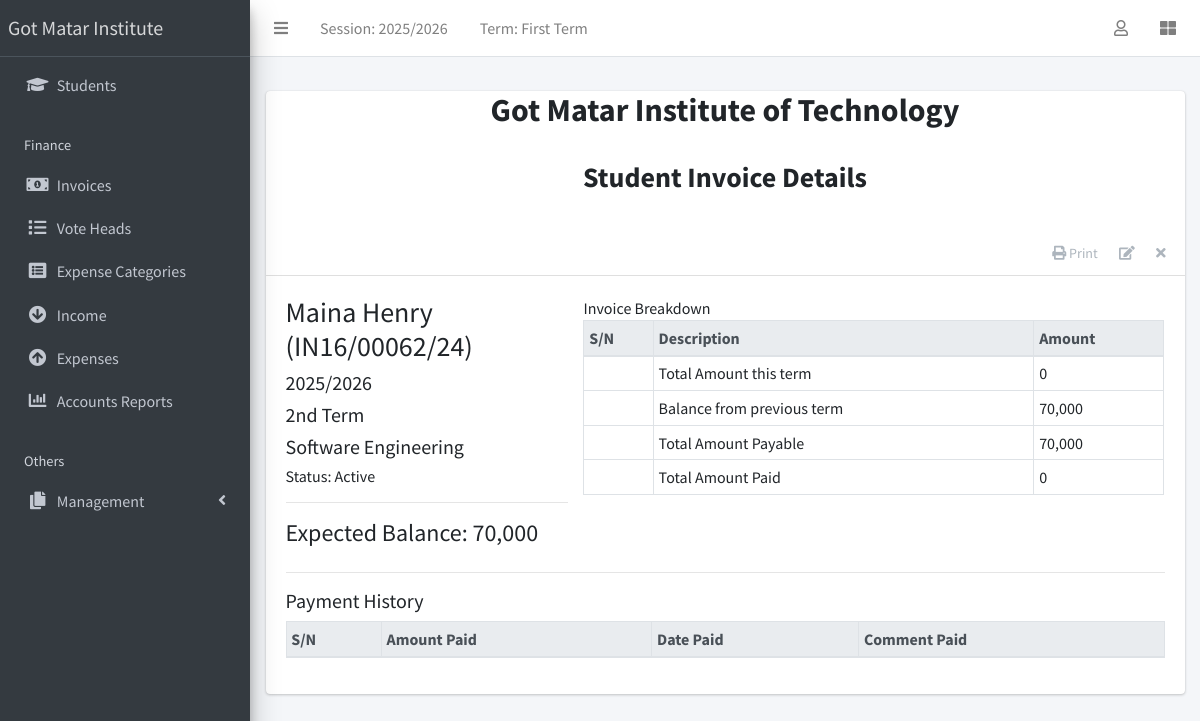
The app's page /finance/34/detail/ (signed in) with its own data.
### apps/corecode/models.py (models this page shows)
class AcademicSession(models.Model):
    name = models.CharField(max_length=200, unique=True)
    current = models.BooleanField(default=True)
    class Meta:
        ordering = ["-name"]
    def __str__(self):
        return self.name

class AcademicTerm(models.Model):
    name = models.CharField(max_length=20, unique=True)
    current = models.BooleanField(default=True)
    class Meta:
        ordering = ["name"]
    def __str__(self):
        return self.name

class StudentClass(models.Model):
    name = models.CharField(max_length=200, unique=True)
    class Meta:
        verbose_name = "Class"
        verbose_name_plural = "Classes"
        ordering = ["name"]
    def __str__(self):
        return self.name

### apps/finance/models.py (models this page shows, shortened)
class Invoice(models.Model):
    student = models.ForeignKey(Student, on_delete=models.CASCADE)
    session = models.ForeignKey(AcademicSession, on_delete=models.CASCADE)
    term = models.ForeignKey(AcademicTerm, on_delete=models.CASCADE)
    class_for = models.ForeignKey(StudentClass, on_delete=models.CASCADE)
    balance_from_previous_term = models.IntegerField(default=0)
    status = models.CharField(
        max_length=20,
        choices=[("active", "Active"), ("closed", "Closed")],
        default="active",
    )
    class Meta:
        ordering = ["student", "term"]
    def __str__(self):
        return f"{self.student}"
    def balance(self):
        payable = Decimal(self.total_amount_payable())
        paid = Decimal(self.total_amount_paid())
        bal = payable - paid
        return bal if bal >= Decimal('0.00') else Decimal('0.00')
    def amount_payable(self):
        items = InvoiceItem.objects.filter(invoice=self)
        total = 0
        for item in items:
            total += item.amount
        return total
    def total_amount_payable(self):
        return self.balance_from_previous_term + self.amount_payable()
    def total_amount_paid(self):
        receipts = Receipt.objects.filter(invoice=self)
        amount = 0
        for receipt in receipts:
            amount += receipt.amount_paid
        return amount

### apps/students/models.py (models this page shows, shortened)
class Student(models.Model):
    STATUS_CHOICES = [("active", "Active"), ("inactive", "Inactive")]
    GENDER_CHOICES = [("male", "Male"), ("female", "Female")]
    current_status = models.CharField(
        max_length=10, choices=STATUS_CHOICES, default="active"
    )
    registration_number = models.CharField(max_length=200, unique=True)
    surname = models.CharField(max_length=200)
    firstname = models.CharField(max_length=200)
    other_name = models.CharField(max_length=200, blank=True)
    gender = models.CharField(max_length=10, choices=GENDER_CHOICES, default="male")
    date_of_birth = models.DateField(default=timezone.now)
    current_class = models.ForeignKey(
        StudentClass, on_delete=models.SET_NULL, blank=True, null=True
    )
    date_of_admission = models.DateField(default=timezone.now)
    mobile_num_regex = RegexValidator(
        regex="^[0-9]{10,15}$", message="Entered mobile number isn't in a right format!"
    )
    parent_mobile_number = models.CharField(
        validators=[mobile_num_regex], max_length=13, blank=True
    )
    address = models.TextField(blank=True)
    others = models.TextField(blank=True)
    passport = models.ImageField(blank=True, upload_to="students/passports/")
    class Meta:
        ordering = ["surname", "firstname", "other_name"]
    def __str__(self):
        return f"{self.surname} {self.firstname} {self.other_name} ({self.registration_number})"

### apps/finance/views.py (the view)
# urls.py: path("<int:pk>/detail/", InvoiceDetailView.as_view(), name="invoice-detail"),
class InvoiceDetailView(LoginRequiredMixin, DetailView):
    model = Invoice
    fields = "__all__"
    def get_context_data(self, **kwargs):
        context = super(InvoiceDetailView, self).get_context_data(**kwargs)
        context["receipts"] = Receipt.objects.filter(invoice=self.object)
        context["items"] = InvoiceItem.objects.filter(invoice=self.object)
        return context

### apps/corecode/context_processors.py (called while the page is built)
def site_defaults(request):
    current_session = AcademicSession.objects.get(current=True)
    current_term = AcademicTerm.objects.get(current=True)
    vals = SiteConfig.objects.all()
    contexts = {
        "current_session": current_session.name,
        "current_term": current_term.name,
        "main_college_system_url": settings.MAIN_COLLEGE_SYSTEM_URL,
    }
    for val in vals:
        contexts[val.key] = val.value
    return contexts

### apps/finance/templates/finance/invoice_detail.html (shortened to what this page needs)
{% extends 'base.html' %}
{% load humanize %}
{% block content-header %}
<div class="text-center mb-4 d-print-block">
  <h2><strong>Got Matar Institute of Technology</strong></h2>
</div>
<div class="text-center mb-4 d-print-block">
  <h3><strong>Student Invoice Details</strong></h3>
</div>
<div class="card-header no-print">
  <div class="card-tools">
    <a href="#" class="btn btn-tool" onclick="window.print(); return false;">
      <i class="fas fa-print"></i> Print
    </a>
    <a href="{% url 'invoice-update' object.id %}" class="btn btn-tool">
      <i class="fas fa-edit"></i>
    </a>
    <a href="{% url 'invoice-delete' object.id %}" class="btn btn-tool">
      <i class="fas fa-times"></i>
    </a>
  </div>
</div>
{% endblock content-header %}
{% block content %}
<div class="row">
  <div class="col-sm-4">
    <h3>{{ object }} </h3>
    <h5>{{ object.session }} </h5>
    <h5>{{ object.term }} </h5>
    <h5>{{ object.class_for }} </h5>
    <h6>Status: {{ object.get_status_display }} </h6>
    <hr>
    <div>
      <h4>Expected Balance: {{ object.balance | intcomma }}</h4>
    </div>
  </div>
  <div class="col-sm-8">
    <table class="table table-sm table-bordered">
      Invoice Breakdown<br>
      <thead class="thead-light">
        <tr>
          <th>S/N</th>
          <th>Description</th>
          <th>Amount</th>
        </tr>
      </thead>
      <tfoot>
        <tr>
          <td></td>
          <td>Total Amount this term</td>
          <td>{{ object.amount_payable | intcomma }}</td>
        </tr>
        <tr>
          <td></td>
          <td>Balance from previous term</td>
          <td>{{ object.balance_from_previous_term | intcomma }}</td>
        </tr>
        <tr>
          <td></td>
          <td>Total Amount Payable</td>
          <td>{{ object.total_amount_payable | intcomma }}</td>
        </tr>
        <tr>
          <td></td>
          <td>Total Amount Paid</td>
          <td>{{ object.total_amount_paid | intcomma }}</td>
        </tr>
      </tfoot>
    </table>
  </div>
</div>
<hr>
<h5>Payment History</h5>
<table class="table table-bordered table-sm">
  <thead class="thead-light">
    <tr>
      <th>S/N</th>
      <th>Amount Paid</th>
      <th>Date Paid</th>
      <th>Comment Paid</th>
    </tr>
  </thead>
</table>
{% endblock content %}

### templates/base.html (shortened to what this page needs)
{% load static %}
<!DOCTYPE html>
<html lang="en">
<head>
  <link rel="stylesheet" href="{% static 'plugins/fontawesome-free/css/all.min.css' %}">
  <link rel="stylesheet" href="{% static 'plugins/toastr/toastr.min.css' %}">
  <link rel="stylesheet"
    href="{% static 'plugins/overlayScrollbars/css/OverlayScrollbars.min.css' %}">
  <link rel="stylesheet" href="{% static 'plugins/Datatables/datatables.min.css' %}" />
  <link rel="stylesheet" href="{% static 'dist/css/adminlte.min.css' %}">
</head>
<body
  class="hold-transition sidebar-mini layout-fixed layout-navbar-fixed layout-footer-fixed">
  <div class="wrapper">
    <nav class="main-header navbar navbar-expand navbar-white navbar-light">
      <ul class="navbar-nav">
        <li class="nav-item">
          <a class="nav-link" data-widget="pushmenu" href="#" role="button"><i
              class="fas fa-bars"></i></a>
        </li>
        <li class="nav-item d-none d-sm-inline-block">
          <a href="{% url 'current-session' %}" class="nav-link">Session: {{ current_session }}</a>
        </li>
        <li class="nav-item d-none d-sm-inline-block">
          <a href="{% url 'current-session' %}" class="nav-link">Term: {{ current_term }}</a>
        </li>
      </ul>
      <ul class="navbar-nav ml-auto">
        <li class="nav-item dropdown">
          <a class="nav-link" data-toggle="dropdown" href="#">
            <i class="far fa-user"></i>
          </a>
        </li>
        <li class="nav-item">
          <a class="nav-link" data-widget="control-sidebar" data-slide="true"
            href="#" role="button"><i class="fas fa-th-large"></i></a>
        </li>
      </ul>
    </nav>
    <aside class="main-sidebar sidebar-dark-primary elevation-4">
      <a href="{% if main_college_system_url %}{{ main_college_system_url }}{% else %}{% url 'home' %}{% endif %}" class="brand-link">Got Matar Institute</a>
      <div class="sidebar">
        <nav class="mt-2">
          <ul class="nav nav-pills nav-sidebar flex-column"
            data-widget="treeview" role="menu" data-accordion="false">
            <li class="nav-item">
              <a href="{% url 'student-list' %}" class="nav-link">
                <i class="nav-icon fas fa-graduation-cap"></i>
                <p>
                  Students
                </p>
              </a>
            </li>
            <li class="nav-header">Finance</li>
            <li class="nav-item">
              <a href="{% url 'invoice-list' %}" class="nav-link">
                <i class="nav-icon fas fa-money-bill-alt"></i>
                <p>
                  Invoices
                </p>
              </a>
            </li>
            <li class="nav-item">
              <a href="{% url 'votehead-list' %}" class="nav-link">
                <i class="nav-icon fas fa-list"></i>
                <p>Vote Heads</p>
              </a>
            </li>
            <li class="nav-item">
              <a href="{% url 'expensecategory-list' %}" class="nav-link">
                <i class="nav-icon fas fa-list-alt"></i>
                <p>Expense Categories</p>
              </a>
            </li>
            <li class="nav-item">
              <a href="{% url 'income-list' %}" class="nav-link">
                <i class="nav-icon fas fa-arrow-circle-down"></i>
                <p>Income</p>
              </a>
            </li>
            <li class="nav-item">
              <a href="{% url 'expense-list' %}" class="nav-link">
                <i class="nav-icon fas fa-arrow-circle-up"></i>
                <p>Expenses</p>
              </a>
            </li>
            <li class="nav-item">
              <a href="{% url 'summary-report' %}" class="nav-link">
                <i class="nav-icon fas fa-chart-bar"></i>
                <p>Accounts Reports</p>
              </a>
            </li>
            <li class="nav-header">Others</li>
            <li class="nav-item has-treeview">
              <a href="#" class="nav-link">
                <i class="nav-icon fas fa-copy"></i>
                <p>
                  Management
                  <i class="fas fa-angle-left right"></i>
                </p>
              </a>
            </li>
          </ul>
        </nav>
      </div>
    </aside>
    <div class="content-wrapper">
      <section class="content-header">
      </section>
      <section class="content">
        <div class="container-fluid">
          <div class="row">
            <div class="col-md-12">
              {% block fullcard %}
              <div class="card">
                {% block content-header %}{% endblock content-header %}
                <div class="card-body">
                  <div class="row">
                    <div class="col">
                      {% block content %}
                      {% endblock content %}
                    </div>
                  </div>
                </div>
              </div>
              {% endblock fullcard %}
            </div>
          </div>
        </div>
      </section>
    </div>
  </div>
</body>
</html>

### apps/finance/templates/finance/invoice_detail.html (style rules this page uses)
.no-print, .btn, .btn-tool, .navbar, .footer, .sidebar { display: none !important; }
body { margin: 0; font-size: 14px; color: #000; }
h3, h4, h5, h6 { margin: 0; padding: 4px 0; }
table { width: 100%; border-collapse: collapse; margin-bottom: 1rem; }
th, td { border: 1px solid #000; padding: 6px; text-align: left; }
.thead-light th { background-color: #f0f0f0 !important; -webkit-print-color-adjust: exact; print-color-adjust: exact; }

### records on screen
AcademicSession: name "2025/2026"
AcademicTerm: name "First Term"
Invoice: student.registration_number "Maina Henry (IN16/00062/24)", session "2025/2026", term "2nd Term", class_for "Software Engineering", status "Active", balance "70,000", amount_payable "0", balance_from_previous_term "70,000", total_amount_payable "70,000", total_amount_paid "0"
